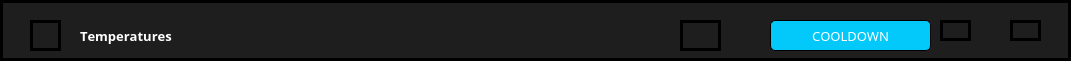
      <widget class="QFrame" name="frame_14">
       <property name="geometry">
        <rect>
         <x>-20</x>
         <y>-10</y>
         <width>1071</width>
         <height>61</height>
        </rect>
       </property>
       <property name="sizePolicy">
        <sizepolicy hsizetype="Expanding" vsizetype="Preferred">
         <horstretch>0</horstretch>
         <verstretch>0</verstretch>
        </sizepolicy>
       </property>
       <property name="font">
        <font>
         <family>Montserrat</family>
         <pointsize>10</pointsize>
         <weight>50</weight>
         <italic>false</italic>
         <bold>false</bold>
         <kerning>false</kerning>
        </font>
       </property>
       <property name="styleSheet">
        <string notr="true">border:3px solid rgb(0,0,0);
background-color: rgb(30,30,30);</string>
       </property>
       <property name="frameShape">
        <enum>QFrame::StyledPanel</enum>
       </property>
       <property name="frameShadow">
        <enum>QFrame::Raised</enum>
       </property>
       <widget class="QLabel" name="label">
        <property name="geometry">
         <rect>
          <x>30</x>
          <y>20</y>
          <width>31</width>
          <height>31</height>
         </rect>
        </property>
        <property name="font">
         <font>
          <family>Montserrat</family>
          <pointsize>10</pointsize>
          <weight>50</weight>
          <italic>false</italic>
          <bold>false</bold>
          <kerning>false</kerning>
         </font>
        </property>
        <property name="text">
         <string/>
        </property>
        <property name="pixmap">
         <pixmap>resource/temp.png</pixmap>
        </property>
        <property name="scaledContents">
         <bool>true</bool>
        </property>
       </widget>
       <widget class="QLabel" name="label_2">
        <property name="geometry">
         <rect>
          <x>80</x>
          <y>20</y>
          <width>211</width>
          <height>31</height>
         </rect>
        </property>
        <property name="font">
         <font>
          <family>Montserrat</family>
          <pointsize>10</pointsize>
          <weight>75</weight>
          <italic>false</italic>
          <bold>true</bold>
          <kerning>false</kerning>
         </font>
        </property>
        <property name="styleSheet">
         <string notr="true">border:0px;
color: rgb(255, 255, 255);</string>
        </property>
        <property name="text">
         <string>Temperatures</string>
        </property>
       </widget>
       <widget class="QLabel" name="label_3">
        <property name="geometry">
         <rect>
          <x>770</x>
          <y>20</y>
          <width>161</width>
          <height>31</height>
         </rect>
        </property>
        <property name="font">
         <font>
          <family>Montserrat</family>
          <pointsize>10</pointsize>
          <weight>50</weight>
          <italic>false</italic>
          <bold>false</bold>
          <kerning>false</kerning>
         </font>
        </property>
        <property name="styleSheet">
         <string notr="true">color: rgb(255, 255, 255);
background-color:rgb(3, 200, 250);
border: 1px solid rgb(0,0,0);
border-radius:5px;</string>
        </property>
        <property name="text">
         <string>COOLDOWN</string>
        </property>
        <property name="alignment">
         <set>Qt::AlignCenter</set>
        </property>
       </widget>
       <widget class="QLabel" name="label_4">
        <property name="geometry">
         <rect>
          <x>680</x>
          <y>20</y>
          <width>41</width>
          <height>31</height>
         </rect>
        </property>
        <property name="font">
         <font>
          <family>Montserrat</family>
          <pointsize>10</pointsize>
          <weight>50</weight>
          <italic>false</italic>
          <bold>false</bold>
          <kerning>false</kerning>
         </font>
        </property>
        <property name="text">
         <string/>
        </property>
        <property name="pixmap">
         <pixmap>resource/snowflake.jpg</pixmap>
        </property>
        <property name="scaledContents">
         <bool>true</bool>
        </property>
       </widget>
       <widget class="QLabel" name="label_5">
        <property name="geometry">
         <rect>
          <x>940</x>
          <y>20</y>
          <width>31</width>
          <height>21</height>
         </rect>
        </property>
        <property name="font">
         <font>
          <family>Montserrat</family>
          <pointsize>10</pointsize>
          <weight>50</weight>
          <italic>false</italic>
          <bold>false</bold>
          <kerning>false</kerning>
         </font>
        </property>
        <property name="text">
         <string/>
        </property>
       </widget>
       <widget class="QLabel" name="label_6">
        <property name="geometry">
         <rect>
          <x>1010</x>
          <y>20</y>
          <width>31</width>
          <height>21</height>
         </rect>
        </property>
        <property name="font">
         <font>
          <family>Montserrat</family>
          <pointsize>10</pointsize>
          <weight>50</weight>
          <italic>false</italic>
          <bold>false</bold>
          <kerning>false</kerning>
         </font>
        </property>
        <property name="text">
         <string/>
        </property>
       </widget>
      </widget>
